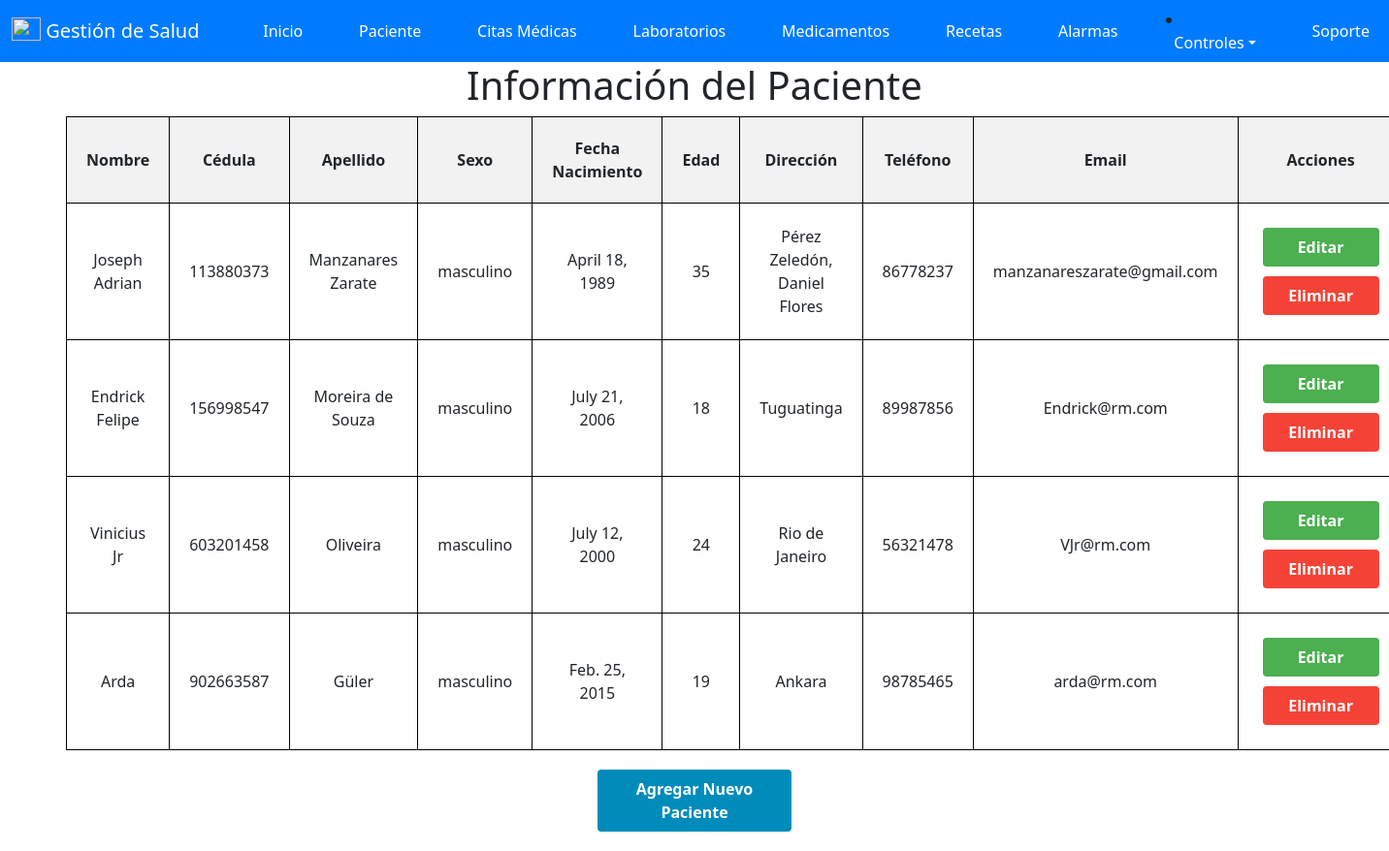
/index/ (signed in), run on an earlier commit of the app's database.
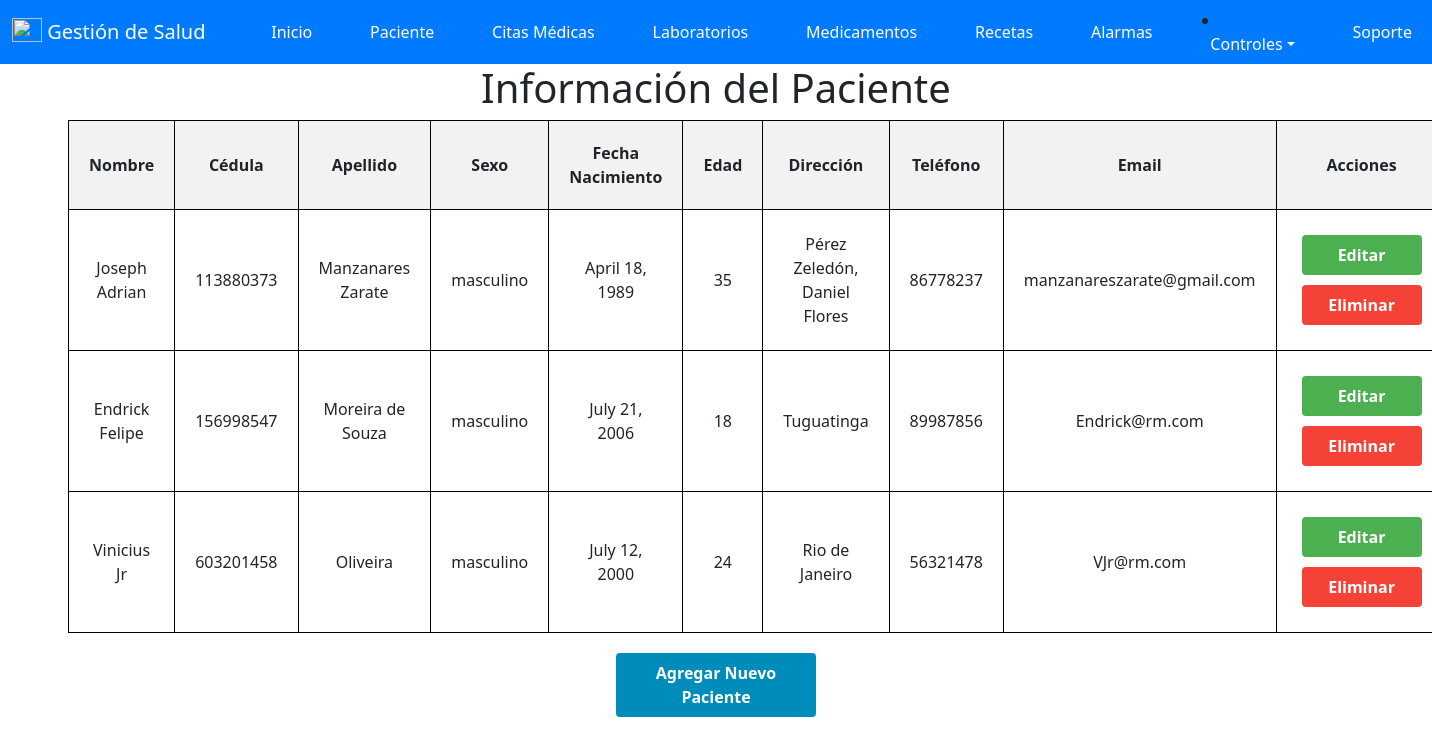
And on a later commit of the database.
### salud/models.py (models this page shows, shortened)
class paciente(models.Model):
    id_paciente = models.AutoField(primary_key=True , verbose_name='ID_Paciente')
    cedula = models.IntegerField(null=True,verbose_name='Cedula')
    nombre = models.CharField(max_length=50, verbose_name='Nombre')
    apellido = models.CharField(max_length=50, verbose_name='Apellido')
    sexo = models.CharField(max_length=20, verbose_name='Sexo')
    fecha_Nacimiento = models.DateField(null=True, verbose_name='Fecha de Nacimiento')
    edad = models.IntegerField ( verbose_name='Edad')
    direccion = models.CharField(max_length=50, verbose_name='Direccion')
    telefono = models.IntegerField( verbose_name='Telefono')
    email = models.EmailField( verbose_name='Email')
    id_usuario = models.ForeignKey(User, on_delete=models.CASCADE)

### salud/views.py (the view)
# urls.py: path('index/', views.index, name='index'),
@login_required(login_url='/accounts/login/')
def index(request):
    pacientes = paciente.objects.filter(id_usuario=request.user)
    return render(request, 'Programar/index.html', {'pacientes': pacientes})

### salud/templates/Programar/index.html (shortened to what this page needs)
{% extends "base.html" %}
{% block contenido %}
<!DOCTYPE html>
<html>
<head>
</head>
<body>
    <h1>Información del Paciente</h1>
    <form method="post" action="{% url 'index' %}">
        <table>
            <thead>
                <tr>
                    <th>Nombre</th>
                    <th>Cédula</th>
                    <th>Apellido</th>
                    <th>Sexo</th>
                    <th>Fecha Nacimiento</th>
                    <th>Edad</th>
                    <th>Dirección</th>
                    <th>Teléfono</th>
                    <th>Email</th>
                    <th>Acciones</th>
                </tr>
            </thead>
            <tbody>
                {% for paciente in pacientes %}
                <tr>
                    <td>{{ paciente.nombre }}</td>
                    <td>{{ paciente.cedula }}</td>
                    <td>{{ paciente.apellido }}</td>
                    <td>{{ paciente.sexo }}</td>
                    <td>{{ paciente.fecha_Nacimiento }}</td>
                    <td>{{ paciente.edad }}</td>
                    <td>{{ paciente.direccion }}</td>
                    <td>{{ paciente.telefono }}</td>
                    <td>{{ paciente.email }}</td>
                    <td>
                        <a href="{% url 'editar' paciente.id_paciente %}" class="button edit-button">Editar</a>
                        <a href="{% url 'eliminar' paciente.id_paciente %}" class="button delete-button" onclick="return confirm('¿Estás seguro de que deseas eliminar este paciente?');">Eliminar</a>
                    </td>
                </tr>
                {% empty %}
                <tr>
                    <td colspan="10">No hay pacientes disponibles.</td>
                </tr>
                {% endfor %}
            </tbody>
        </table>
        <a href="{% url 'agregar' %}" class="button add-button">Agregar Nuevo Paciente</a>
    </form>
</body>
</html>
{% endblock %}

What changed in the data, as far as the page shows it:
removed paciente: nombre "Arda", cedula "902663587", apellido "Güler", sexo "masculino", fecha_Nacimiento "Feb. 25, 2015", edad "19", direccion "Ankara", telefono "98785465", email "arda@rm.com"
